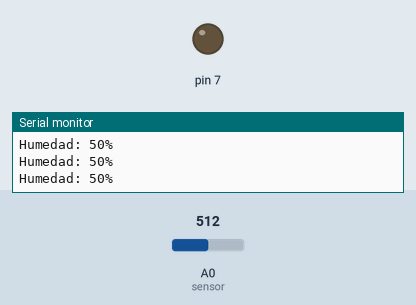
This sketch was run on a simulated Arduino Mega 2560, built with avr-gcc and run on an emulated ATmega2560. Parts: output pins drawn as LEDs (lit = HIGH), the last lines printed to the serial monitor. The test bench sets the inputs (shaded band); at power-on: A0 (sensor) = 512.

Above: at 1.2 s.
1.3 s: A0 (sensor) set to 475
2.8 s: A0 (sensor) set to 450
At 3.9 s:
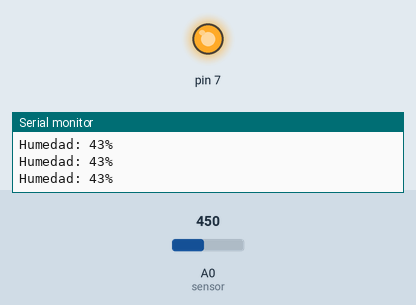
4.3 s: A0 (sensor) set to 511
At 5.3 s:
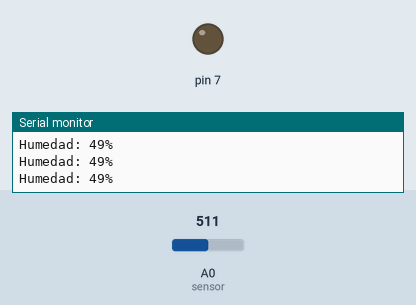
5.8 s: A0 (sensor) set to 306
At 6.7 s:
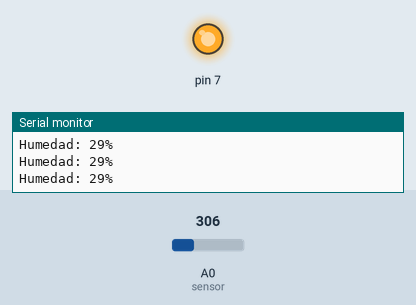
Timing chart, 0 to 8.3 s (numbered marks = the images above; inputs shaded):
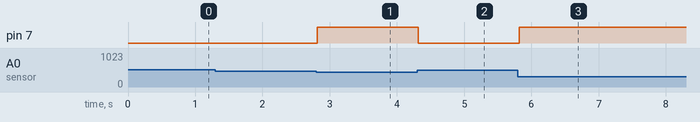

Measured:
- the behaviour switches between 461 and 460 on A0 (sensor) (found by bisection; images 0 and 1)
- after the input at 2.8 s, pin 7: LOW → HIGH at once
- after the input at 4.3 s, pin 7: HIGH → LOW at once
- after the input at 5.8 s, pin 7: LOW → HIGH at once

The sketch:

humedadyluz_sofia_sandoval.ino
```cpp
#define sensor A0
//Aca conectamos el sensor de humedad en el arduino en el pin A0
int humedad = 0;
//aca la configuraciones de valores
int luz = OUTPUT;
// luz como salida de información

void setup()
//aca empiezan las configuraciones de inicio para que pueda funcionar el arduino
{
    pinMode(7,OUTPUT);
    //en el pin 7 del arduino conectamos la luz como salida de información
    Serial.begin(9600);
    //esto es super mega necesario, esta en todas las configuraciones es para que comience y funcione
}

void loop(){
//aca vamos a configurar lo que va a suceder repetitivamente
    int humedad = map(analogRead(sensor), 0, 1023, 0, 100);
    //se hace un mapeo de la lectura del sensor a porcentual
    Serial.print("Humedad: ");
     //el sensor de humedad lo va a leer
    Serial.print(humedad);
     //se va a mostrar la palabra humedad en el serial monitor
    Serial.println("%");

if(humedad>=45)
 //si la humedad es mayor o igual a 45%
{
  digitalWrite(7,LOW);
    //si es mayor a 45% va a estar apagada la luz
}
else
   //de lo contrario
{
   digitalWrite(7,HIGH);
    //si es menor a 460 la luz va a estar prendida
}
    delay(100);
    //esto va a suceder en un tiempo de 1 seg y se va a mostrar la información en serial monitor
}
```
